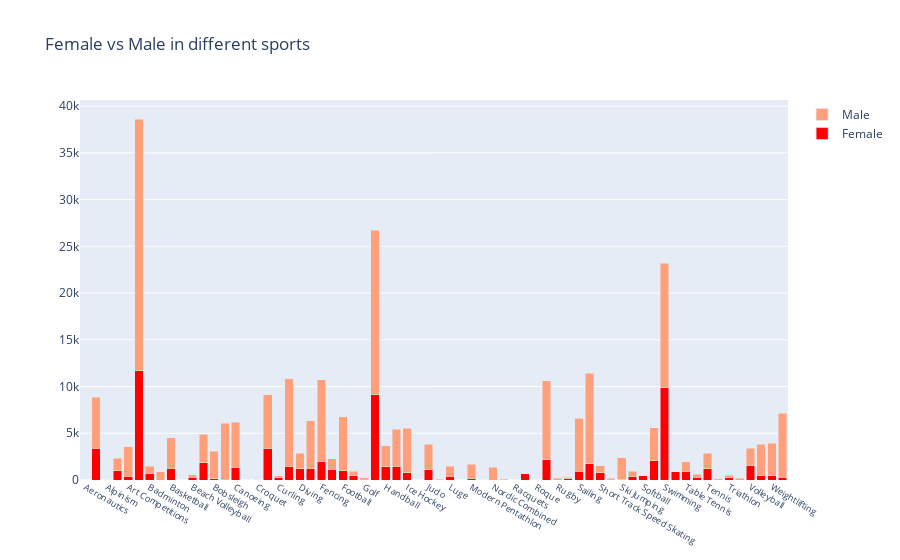

Notebook cell for this chart:
### Code cell
fig = go.Figure()
fig.add_trace(go.Bar(
    x = data_sex1_pivot['Sport'],
    y = data_sex1_pivot['F'],
    name='Female',
    marker_color='#ff0000'
))
fig.add_trace(go.Bar(
    x = data_sex1_pivot['Sport'],
    y = data_sex1_pivot['M'],
    name='Male',
    marker_color='lightsalmon'
))

fig.update_layout(title_text='Female vs Male in different sports',barmode='stack', xaxis_tickfont_size=9,
                 )
fig.show()

### Figure 1 — Plotly figure (JSON) as saved in the notebook; plotly's stock layout.template omitted (floating-point values rounded to 4 significant figures)
{"data": [{"marker": {"color": "#ff0000"}, "name": "Female", "type": "bar", "x": ["Aeronautics", "Alpine Skiing", "Alpinism", "Archery", "Art Competitions", "Athletics", "Badminton", "Baseball", "Basketball", "Basque Pelota", "Beach Volleyball", "Biathlon", "Bobsleigh", "Boxing", "Canoeing", "Cricket", "Croquet", "Cross Country Skiing", "Curling", "Cycling", "Diving", "Equestrianism", "Fencing", "Figure Skating", "Football", "Freestyle Skiing", "Golf", "Gymnastics", "Handball", "Hockey", "Ice Hockey", "Jeu De Paume", "Judo", "Lacrosse", "Luge", "Military Ski Patrol", "Modern Pentathlon", "Motorboating", "Nordic Combined", "Polo", "Racquets", "Rhythmic Gymnastics", "Roque", "Rowing", "Rugby", "Rugby Sevens", "Sailing", "Shooting", "Short Track Speed Skating", "Skeleton", "Ski Jumping", "Snowboarding", "Softball", "Speed Skating", "Swimming", "Synchronized Swimming", "Table Tennis", "Taekwondo", "Tennis", "Trampolining", "Triathlon", "Tug-Of-War", "Volleyball", "Water Polo", "Weightlifting", "Wrestling"], "y": [0, 3398, 1, 1015, 377, 11666, 740, 0, 1256, 0, 276, 1863, 143, 72, 1380, 0, 6, 3385, 222, 1394, 1210, 1246, 2000, 1172, 1012, 433, 70, 9129, 1401, 1459, 754, 0, 1093, 0, 377, 0, 164, 1, 0, 0, 0, 658, 0, 2193, 0, 148, 926, 1724, 761, 66, 30, 416, 478, 2081, 9850, 909, 953, 299, 1178, 76, 263, 0, 1543, 488, 463, 304]}, {"marker": {"color": "lightsalmon"}, "name": "Male", "type": "bar", "x": ["Aeronautics", "Alpine Skiing", "Alpinism", "Archery", "Art Competitions", "Athletics", "Badminton", "Baseball", "Basketball", "Basque Pelota", "Beach Volleyball", "Biathlon", "Bobsleigh", "Boxing", "Canoeing", "Cricket", "Croquet", "Cross Country Skiing", "Curling", "Cycling", "Diving", "Equestrianism", "Fencing", "Figure Skating", "Football", "Freestyle Skiing", "Golf", "Gymnastics", "Handball", "Hockey", "Ice Hockey", "Jeu De Paume", "Judo", "Lacrosse", "Luge", "Military Ski Patrol", "Modern Pentathlon", "Motorboating", "Nordic Combined", "Polo", "Racquets", "Rhythmic Gymnastics", "Roque", "Rowing", "Rugby", "Rugby Sevens", "Sailing", "Shooting", "Short Track Speed Skating", "Skeleton", "Ski Jumping", "Snowboarding", "Softball", "Speed Skating", "Swimming", "Synchronized Swimming", "Table Tennis", "Taekwondo", "Tennis", "Trampolining", "Triathlon", "Tug-Of-War", "Volleyball", "Water Polo", "Weightlifting", "Wrestling"], "y": [1, 5431, 24, 1319, 3201, 26958, 717, 894, 3280, 2, 288, 3030, 2915, 5975, 4791, 24, 13, 5748, 241, 9465, 1632, 5098, 8735, 1126, 5733, 504, 177, 17578, 2264, 3958, 4762, 11, 2708, 60, 1102, 24, 1513, 16, 1344, 95, 12, 0, 4, 8402, 162, 151, 5660, 9724, 773, 133, 2371, 520, 0, 3532, 13345, 0, 1002, 307, 1684, 76, 266, 170, 1861, 3358, 3474, 6850]}], "layout": {"barmode": "stack", "title": {"text": "Female vs Male in different sports"}, "xaxis": {"tickfont": {"size": 9}}}}
